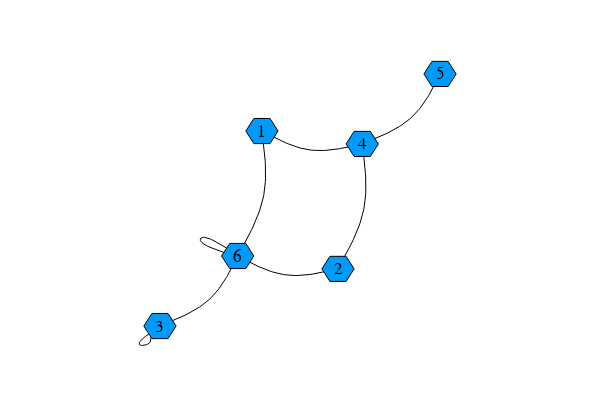

The cell this chart's notebook holds for it:
### Markdown cell above
These possible edges can be stored directly as well to reduce runtime at the cost of storing more information. However, if we store all possible edges, we add additional graph complexity that isn't necessarily supported by the data. See below where we add edges for every possible edge that could occur, rather than only those that were actually observed.

### Code cell
graph = LightGraphs.SimpleGraph(K)
# This may be wrong too. We shouldn't necessarily add edges just becuase they COULD exist
# Maybe we want to only add edges when they DO exist
for (index_a, fw_kmer) in enumerate(kmers.keys)
    for kmer in (fw_kmer, BioSequences.reverse_complement(fw_kmer))
        for neighbor in BioSequences.neighbors(kmer)
            canonical_neighbor = BioSequences.canonical(neighbor)
            index_b = get(kmers, canonical_neighbor, (index = 0, count = 0)).index
            if index_b != 0
                LightGraphs.add_edge!(graph, LightGraphs.Edge(index_a, index_b))
            end
        end
    end
end
GraphRecipes.graphplot(
    graph,
    names = 1:K,
    markersize = 0.15,
    fontsize=12)

### Figure 1 — Plotly figure (JSON) as saved in the notebook; plotly's stock layout.template omitted (floating-point values rounded to 4 significant figures)
{"data": [{"colorbar": {"title": ""}, "legendgroup": "y1", "line": {"color": "rgba(0, 0, 0, 1.000)", "dash": "solid", "shape": "linear", "width": 1}, "mode": "lines", "name": "y1", "showlegend": false, "type": "scatter", "x": [-0.1358, -0.1289, -0.1221, -0.1152, -0.1083, -0.1014, -0.0945, -0.0876, -0.08068, -0.07376, -0.06682, -0.05986, -0.05289, -0.04591, -0.0389, -0.03188, -0.02483, -0.01776, -0.01066, -0.00354, 0.003608, 0.01079, 0.01799, 0.02523, 0.03251, 0.03981, 0.04716, 0.05453, 0.06194, 0.06938, 0.07684, 0.08433, 0.09185, 0.0994, 0.107, 0.1146, 0.1222, 0.1298, 0.1374, 0.1451, 0.1528, 0.1605, 0.1682, 0.1759, 0.1836, 0.1913, 0.199, 0.2068, 0.2145, 0.2223], "xaxis": "x1", "y": [0.2735, 0.2694, 0.2654, 0.2613, 0.2573, 0.2533, 0.2494, 0.2455, 0.2418, 0.238, 0.2344, 0.2309, 0.2275, 0.2242, 0.2211, 0.218, 0.2152, 0.2125, 0.21, 0.2076, 0.2055, 0.2035, 0.2018, 0.2002, 0.199, 0.1979, 0.1971, 0.1965, 0.1962, 0.1961, 0.1961, 0.1964, 0.1968, 0.1974, 0.1982, 0.1991, 0.2002, 0.2014, 0.2027, 0.2041, 0.2057, 0.2073, 0.209, 0.2108, 0.2126, 0.2145, 0.2164, 0.2184, 0.2203, 0.2223], "yaxis": "y1", "zmax": null, "zmin": null}, {"colorbar": {"title": ""}, "legendgroup": "y2", "line": {"color": "rgba(0, 0, 0, 1.000)", "dash": "solid", "shape": "linear", "width": 1}, "mode": "lines", "name": "y2", "showlegend": false, "type": "scatter", "x": [-0.1358, -0.1346, -0.1333, -0.1321, -0.1309, -0.1298, -0.1287, -0.1276, -0.1267, -0.1258, -0.125, -0.1243, -0.1237, -0.1232, -0.1229, -0.1227, -0.1227, -0.1228, -0.1231, -0.1235, -0.1242, -0.1251, -0.1261, -0.1274, -0.1289, -0.1307, -0.1327, -0.135, -0.1374, -0.1401, -0.143, -0.146, -0.1493, -0.1527, -0.1562, -0.16, -0.1638, -0.1678, -0.1719, -0.1762, -0.1805, -0.1849, -0.1894, -0.194, -0.1986, -0.2033, -0.208, -0.2128, -0.2175, -0.2223], "xaxis": "x1", "y": [0.2735, 0.2628, 0.2522, 0.2416, 0.2309, 0.2203, 0.2097, 0.1991, 0.1885, 0.1779, 0.1674, 0.1568, 0.1463, 0.1358, 0.1253, 0.1148, 0.1044, 0.09399, 0.08362, 0.07327, 0.06296, 0.05269, 0.04245, 0.03225, 0.02209, 0.01198, 0.001902, -0.008133, -0.01813, -0.02809, -0.03801, -0.0479, -0.05776, -0.06759, -0.07739, -0.08717, -0.09692, -0.1066, -0.1164, -0.126, -0.1357, -0.1454, -0.155, -0.1646, -0.1742, -0.1839, -0.1935, -0.2031, -0.2126, -0.2222], "yaxis": "y1", "zmax": null, "zmin": null}, {"colorbar": {"title": ""}, "legendgroup": "y3", "line": {"color": "rgba(0, 0, 0, 1.000)", "dash": "solid", "shape": "linear", "width": 1}, "mode": "lines", "name": "y3", "showlegend": false, "type": "scatter", "x": [0.1358, 0.1405, 0.1453, 0.1501, 0.1548, 0.1595, 0.1641, 0.1687, 0.1732, 0.1776, 0.1819, 0.1861, 0.1902, 0.1942, 0.1981, 0.2018, 0.2054, 0.2088, 0.2121, 0.2151, 0.218, 0.2207, 0.2231, 0.2253, 0.2274, 0.2291, 0.2306, 0.2319, 0.233, 0.2339, 0.2345, 0.235, 0.2353, 0.2354, 0.2354, 0.2352, 0.2348, 0.2344, 0.2338, 0.2331, 0.2323, 0.2314, 0.2304, 0.2294, 0.2283, 0.2272, 0.226, 0.2247, 0.2235, 0.2223], "xaxis": "x1", "y": [-0.2734, -0.2638, -0.2542, -0.2446, -0.235, -0.2254, -0.2158, -0.2062, -0.1965, -0.1869, -0.1772, -0.1675, -0.1578, -0.1481, -0.1383, -0.1286, -0.1188, -0.1089, -0.09907, -0.08918, -0.07926, -0.0693, -0.0593, -0.04927, -0.03919, -0.02908, -0.01892, -0.008717, 0.001521, 0.0118, 0.02211, 0.03245, 0.04282, 0.05323, 0.06366, 0.07412, 0.0846, 0.09511, 0.1056, 0.1162, 0.1267, 0.1373, 0.1479, 0.1585, 0.1691, 0.1798, 0.1904, 0.201, 0.2117, 0.2223], "yaxis": "y1", "zmax": null, "zmin": null}, {"colorbar": {"title": ""}, "legendgroup": "y4", "line": {"color": "rgba(0, 0, 0, 1.000)", "dash": "solid", "shape": "linear", "width": 1}, "mode": "lines", "name": "y4", "showlegend": false, "type": "scatter", "x": [0.1358, 0.128, 0.1203, 0.1125, 0.1048, 0.09709, 0.08937, 0.08166, 0.07396, 0.06627, 0.0586, 0.05094, 0.04329, 0.03566, 0.02806, 0.02047, 0.0129, 0.005355, -0.002164, -0.009658, -0.01712, -0.02456, -0.03197, -0.03934, -0.04669, -0.05399, -0.06127, -0.06851, -0.07571, -0.08289, -0.09004, -0.09716, -0.1043, -0.1113, -0.1184, -0.1254, -0.1324, -0.1394, -0.1464, -0.1533, -0.1603, -0.1672, -0.1741, -0.181, -0.1879, -0.1948, -0.2017, -0.2086, -0.2154, -0.2223], "xaxis": "x1", "y": [-0.2734, -0.2754, -0.2774, -0.2793, -0.2812, -0.2831, -0.285, -0.2867, -0.2884, -0.2901, -0.2916, -0.293, -0.2943, -0.2955, -0.2966, -0.2975, -0.2983, -0.2989, -0.2993, -0.2996, -0.2997, -0.2995, -0.2992, -0.2986, -0.2978, -0.2968, -0.2955, -0.294, -0.2922, -0.2903, -0.2881, -0.2858, -0.2832, -0.2805, -0.2777, -0.2747, -0.2715, -0.2682, -0.2648, -0.2613, -0.2577, -0.254, -0.2502, -0.2463, -0.2424, -0.2384, -0.2344, -0.2304, -0.2263, -0.2222], "yaxis": "y1", "zmax": null, "zmin": null}, {"colorbar": {"title": ""}, "legendgroup": "y5", "line": {"color": "rgba(0, 0, 0, 1.000)", "dash": "solid", "shape": "linear", "width": 1}, "mode": "lines", "name": "y5", "showlegend": false, "type": "scatter", "x": [-0.4572, -0.4672, -0.4772, -0.4871, -0.4967, -0.5061, -0.5151, -0.5237, -0.5318, -0.5393, -0.5462, -0.5524, -0.5578, -0.5624, -0.5662, -0.5692, -0.5715, -0.5731, -0.5741, -0.5745, -0.5744, -0.5738, -0.5728, -0.5715, -0.5698, -0.5678, -0.5656, -0.5632, -0.5607, -0.5581, -0.5554, -0.5528, -0.5501, -0.5476, -0.5451, -0.5429, -0.5408, -0.539, -0.5374, -0.5362, -0.5351, -0.5343, -0.5336, -0.5331, -0.5328, -0.5326, -0.5324, -0.5324, -0.5323, -0.5323], "xaxis": "x1", "y": [-0.4744, -0.4812, -0.4879, -0.4946, -0.5012, -0.5076, -0.5139, -0.52, -0.5259, -0.5315, -0.5369, -0.5419, -0.5466, -0.5509, -0.5548, -0.5583, -0.5615, -0.5644, -0.5669, -0.5691, -0.571, -0.5726, -0.574, -0.5751, -0.5759, -0.5766, -0.577, -0.5771, -0.5771, -0.5769, -0.5765, -0.5759, -0.5751, -0.5742, -0.5731, -0.5719, -0.5705, -0.569, -0.5673, -0.5655, -0.5637, -0.5617, -0.5596, -0.5575, -0.5553, -0.5531, -0.5508, -0.5485, -0.5461, -0.5438], "yaxis": "y1", "zmax": null, "zmin": null}, {"colorbar": {"title": ""}, "legendgroup": "y6", "line": {"color": "rgba(0, 0, 0, 1.000)", "dash": "solid", "shape": "linear", "width": 1}, "mode": "lines", "name": "y6", "showlegend": false, "type": "scatter", "x": [-0.5, -0.4921, -0.4843, -0.4765, -0.4687, -0.461, -0.4532, -0.4455, -0.4379, -0.4303, -0.4228, -0.4154, -0.4081, -0.4008, -0.3936, -0.3865, -0.3796, -0.3727, -0.366, -0.3594, -0.3529, -0.3466, -0.3405, -0.3345, -0.3286, -0.323, -0.3175, -0.3121, -0.307, -0.3019, -0.2971, -0.2923, -0.2877, -0.2832, -0.2789, -0.2746, -0.2705, -0.2664, -0.2624, -0.2585, -0.2547, -0.2509, -0.2472, -0.2436, -0.24, -0.2364, -0.2328, -0.2293, -0.2258, -0.2223], "xaxis": "x1", "y": [-0.5001, -0.4966, -0.4931, -0.4895, -0.486, -0.4824, -0.4788, -0.4751, -0.4714, -0.4676, -0.4638, -0.4599, -0.4559, -0.4519, -0.4477, -0.4434, -0.4391, -0.4346, -0.43, -0.4252, -0.4203, -0.4153, -0.4101, -0.4048, -0.3993, -0.3936, -0.3878, -0.3818, -0.3756, -0.3693, -0.3628, -0.3562, -0.3495, -0.3427, -0.3357, -0.3286, -0.3214, -0.3142, -0.3068, -0.2994, -0.2919, -0.2843, -0.2767, -0.269, -0.2613, -0.2535, -0.2457, -0.2379, -0.2301, -0.2222], "yaxis": "y1", "zmax": null, "zmin": null}, {"colorbar": {"title": ""}, "legendgroup": "y7", "line": {"color": "rgba(0, 0, 0, 1.000)", "dash": "solid", "shape": "linear", "width": 1}, "mode": "lines", "name": "y7", "showlegend": false, "type": "scatter", "x": [0.2223, 0.2301, 0.2379, 0.2457, 0.2535, 0.2613, 0.269, 0.2767, 0.2843, 0.2919, 0.2994, 0.3068, 0.3142, 0.3214, 0.3286, 0.3357, 0.3427, 0.3495, 0.3562, 0.3628, 0.3693, 0.3756, 0.3818, 0.3878, 0.3936, 0.3993, 0.4048, 0.4101, 0.4153, 0.4203, 0.4252, 0.4299, 0.4346, 0.439, 0.4434, 0.4477, 0.4518, 0.4559, 0.4599, 0.4638, 0.4676, 0.4714, 0.4751, 0.4788, 0.4824, 0.4859, 0.4895, 0.493, 0.4965, 0.5], "xaxis": "x1", "y": [0.2223, 0.2258, 0.2293, 0.2329, 0.2364, 0.24, 0.2436, 0.2472, 0.2509, 0.2547, 0.2585, 0.2624, 0.2664, 0.2705, 0.2746, 0.2789, 0.2832, 0.2877, 0.2923, 0.2971, 0.3019, 0.307, 0.3121, 0.3175, 0.3229, 0.3286, 0.3344, 0.3405, 0.3466, 0.3529, 0.3594, 0.366, 0.3727, 0.3796, 0.3865, 0.3936, 0.4008, 0.408, 0.4154, 0.4228, 0.4303, 0.4379, 0.4455, 0.4532, 0.4609, 0.4687, 0.4765, 0.4843, 0.4921, 0.4999], "yaxis": "y1", "zmax": null, "zmin": null}, {"colorbar": {"title": ""}, "legendgroup": "y8", "line": {"color": "rgba(0, 0, 0, 1.000)", "dash": "solid", "shape": "linear", "width": 1}, "mode": "lines", "name": "y8", "showlegend": false, "type": "scatter", "x": [-0.2617, -0.2674, -0.2731, -0.2787, -0.2843, -0.2898, -0.2952, -0.3005, -0.3056, -0.3105, -0.3153, -0.3198, -0.3242, -0.3282, -0.332, -0.3356, -0.3388, -0.3418, -0.3446, -0.347, -0.3492, -0.3511, -0.3527, -0.354, -0.355, -0.3557, -0.3562, -0.3563, -0.356, -0.3555, -0.3546, -0.3533, -0.3517, -0.3497, -0.3473, -0.3446, -0.3414, -0.3377, -0.3337, -0.3293, -0.3245, -0.3194, -0.3141, -0.3085, -0.3027, -0.2967, -0.2905, -0.2843, -0.278, -0.2716], "xaxis": "x1", "y": [-0.1907, -0.1869, -0.183, -0.1793, -0.1756, -0.1721, -0.1687, -0.1654, -0.1624, -0.1596, -0.1571, -0.1548, -0.1529, -0.1513, -0.15, -0.1491, -0.1484, -0.1481, -0.148, -0.1482, -0.1487, -0.1493, -0.1502, -0.1513, -0.1525, -0.154, -0.1555, -0.1572, -0.159, -0.161, -0.163, -0.1651, -0.1673, -0.1696, -0.1719, -0.1742, -0.1766, -0.179, -0.1814, -0.1838, -0.1862, -0.1886, -0.191, -0.1934, -0.1958, -0.1982, -0.2007, -0.2031, -0.2055, -0.2079], "yaxis": "y1", "zmax": null, "zmin": null}, {"fill": "tozeroy", "fillcolor": "rgba(0, 154, 250, 1.000)", "hoverinfo": "none", "legendgroup": "y9", "line": {"color": "rgba(0, 0, 0, 1.000)", "dash": "solid", "width": 1}, "mode": "lines", "name": "y9", "showlegend": true, "type": "scatter", "x": [-0.0782, -0.107, -0.1646, -0.1934, -0.1646, -0.107, -0.0782, -0.0782], "xaxis": "x1", "y": [0.2735, 0.3234, 0.3234, 0.2735, 0.2236, 0.2236, 0.2735, 0.2735], "yaxis": "y1"}, {"fill": "tozeroy", "fillcolor": "rgba(0, 154, 250, 1.000)", "hoverinfo": "none", "legendgroup": "y9", "line": {"color": "rgba(0, 0, 0, 1.000)", "dash": "solid", "width": 1}, "mode": "lines", "name": "y9", "showlegend": false, "type": "scatter", "x": [0.1934, 0.1646, 0.107, 0.07816, 0.107, 0.1646, 0.1934, 0.1934], "xaxis": "x1", "y": [-0.2734, -0.2235, -0.2235, -0.2734, -0.3233, -0.3233, -0.2734, -0.2734], "yaxis": "y1"}, {"fill": "tozeroy", "fillcolor": "rgba(0, 154, 250, 1.000)", "hoverinfo": "none", "legendgroup": "y9", "line": {"color": "rgba(0, 0, 0, 1.000)", "dash": "solid", "width": 1}, "mode": "lines", "name": "y9", "showlegend": false, "type": "scatter", "x": [-0.4424, -0.4712, -0.5288, -0.5576, -0.5288, -0.4712, -0.4424, -0.4424], "xaxis": "x1", "y": [-0.5001, -0.4502, -0.4502, -0.5001, -0.55, -0.55, -0.5001, -0.5001], "yaxis": "y1"}, {"fill": "tozeroy", "fillcolor": "rgba(0, 154, 250, 1.000)", "hoverinfo": "none", "legendgroup": "y9", "line": {"color": "rgba(0, 0, 0, 1.000)", "dash": "solid", "width": 1}, "mode": "lines", "name": "y9", "showlegend": false, "type": "scatter", "x": [0.2799, 0.2511, 0.1935, 0.1647, 0.1935, 0.2511, 0.2799, 0.2799], "xaxis": "x1", "y": [0.2223, 0.2722, 0.2722, 0.2223, 0.1724, 0.1724, 0.2223, 0.2223], "yaxis": "y1"}, {"fill": "tozeroy", "fillcolor": "rgba(0, 154, 250, 1.000)", "hoverinfo": "none", "legendgroup": "y9", "line": {"color": "rgba(0, 0, 0, 1.000)", "dash": "solid", "width": 1}, "mode": "lines", "name": "y9", "showlegend": false, "type": "scatter", "x": [0.5576, 0.5288, 0.4712, 0.4424, 0.4712, 0.5288, 0.5576, 0.5576], "xaxis": "x1", "y": [0.4999, 0.5498, 0.5498, 0.4999, 0.45, 0.45, 0.4999, 0.4999], "yaxis": "y1"}, {"fill": "tozeroy", "fillcolor": "rgba(0, 154, 250, 1.000)", "hoverinfo": "none", "legendgroup": "y9", "line": {"color": "rgba(0, 0, 0, 1.000)", "dash": "solid", "width": 1}, "mode": "lines", "name": "y9", "showlegend": false, "type": "scatter", "x": [-0.1647, -0.1935, -0.2511, -0.2799, -0.2511, -0.1935, -0.1647, -0.1647], "xaxis": "x1", "y": [-0.2222, -0.1724, -0.1724, -0.2222, -0.2721, -0.2721, -0.2222, -0.2222], "yaxis": "y1"}, {"colorbar": {"title": ""}, "legendgroup": "y10", "marker": {"color": "rgba(0, 154, 250, 1.000)", "line": {"color": "rgba(0, 0, 0, 1.000)", "width": 1}, "size": 0.3, "symbol": "hexagon"}, "mode": "markers", "name": "y10", "showlegend": true, "type": "scatter", "x": [-0.1358, 0.1358, -0.5, 0.2223, 0.5, -0.2223], "xaxis": "x1", "y": [0.2735, -0.2734, -0.5001, 0.2223, 0.4999, -0.2222], "yaxis": "y1", "zmax": null, "zmin": null}], "layout": {"annotations": [{"font": {"color": "rgba(0, 0, 0, 1.000)", "family": "sans-serif", "size": 17}, "rotation": 0, "showarrow": false, "text": "1", "x": -0.1358, "xanchor": "center", "xref": "x", "y": 0.2735, "yanchor": "middle", "yref": "y"}, {"font": {"color": "rgba(0, 0, 0, 1.000)", "family": "sans-serif", "size": 17}, "rotation": 0, "showarrow": false, "text": "2", "x": 0.1358, "xanchor": "center", "xref": "x", "y": -0.2734, "yanchor": "middle", "yref": "y"}, {"font": {"color": "rgba(0, 0, 0, 1.000)", "family": "sans-serif", "size": 17}, "rotation": 0, "showarrow": false, "text": "3", "x": -0.5, "xanchor": "center", "xref": "x", "y": -0.5001, "yanchor": "middle", "yref": "y"}, {"font": {"color": "rgba(0, 0, 0, 1.000)", "family": "sans-serif", "size": 17}, "rotation": 0, "showarrow": false, "text": "4", "x": 0.2223, "xanchor": "center", "xref": "x", "y": 0.2223, "yanchor": "middle", "yref": "y"}, {"font": {"color": "rgba(0, 0, 0, 1.000)", "family": "sans-serif", "size": 17}, "rotation": 0, "showarrow": false, "text": "5", "x": 0.5, "xanchor": "center", "xref": "x", "y": 0.4999, "yanchor": "middle", "yref": "y"}, {"font": {"color": "rgba(0, 0, 0, 1.000)", "family": "sans-serif", "size": 17}, "rotation": 0, "showarrow": false, "text": "6", "x": -0.2223, "xanchor": "center", "xref": "x", "y": -0.2222, "yanchor": "middle", "yref": "y"}], "height": 400, "margin": {"b": 20, "l": 0, "r": 0, "t": 20}, "paper_bgcolor": "rgba(255, 255, 255, 1.000)", "plot_bgcolor": "rgba(255, 255, 255, 1.000)", "showlegend": false, "width": 600, "xaxis": {"anchor": "y1", "domain": [0.1732, 0.8268], "gridcolor": "rgba(0, 0, 0, 0.100)", "gridwidth": 0.5, "linecolor": "rgba(0, 0, 0, 1.000)", "mirror": false, "range": [-0.7, 0.7], "showgrid": true, "showline": false, "showticklabels": true, "tickangle": 0, "tickcolor": "rgb(0, 0, 0)", "tickfont": {"color": "rgba(0, 0, 0, 1.000)", "family": "sans-serif", "size": 11}, "tickmode": "array", "ticks": "inside", "ticktext": [], "tickvals": [], "title": "", "titlefont": {"color": "rgba(0, 0, 0, 1.000)", "family": "sans-serif", "size": 15}, "type": "-", "visible": false, "zeroline": false, "zerolinecolor": "rgba(0, 0, 0, 1.000)"}, "yaxis": {"anchor": "x1", "domain": [0.009843, 0.9902], "gridcolor": "rgba(0, 0, 0, 0.100)", "gridwidth": 0.5, "linecolor": "rgba(0, 0, 0, 1.000)", "mirror": false, "range": [-0.7001, 0.6999], "showgrid": true, "showline": false, "showticklabels": true, "tickangle": 0, "tickcolor": "rgb(0, 0, 0)", "tickfont": {"color": "rgba(0, 0, 0, 1.000)", "family": "sans-serif", "size": 11}, "tickmode": "array", "ticks": "inside", "ticktext": [], "tickvals": [], "title": "", "titlefont": {"color": "rgba(0, 0, 0, 1.000)", "family": "sans-serif", "size": 15}, "type": "-", "visible": false, "zeroline": false, "zerolinecolor": "rgba(0, 0, 0, 1.000)"}}}
